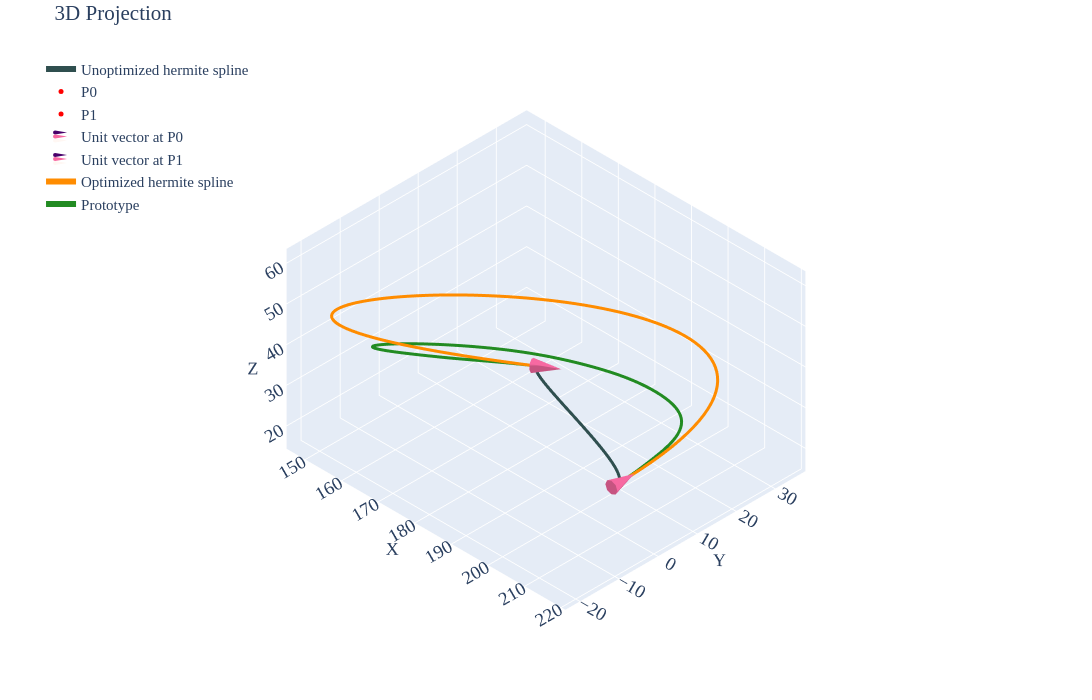

Notebook cell for this chart:
### Markdown cell above
## P2 Case 02

### Code cell
df=pd.read_csv('../data/2810/p2-case2.csv')
prt=df.iloc[10:,2:].reset_index(drop=True)

p0=df.iloc[5,2:].values.astype(float)    # Point0
p1=df.iloc[6,2:].values.astype(float)    # Point1
u0=df.iloc[8,2:].values.astype(float)    # Unit Vector @ Point0
u1=df.iloc[9,2:].values.astype(float)    # Unit Vector @ Point1
m0=df.iloc[2,1]                          # Magnitude for Vector1
m1=df.iloc[3,1]                          # Magnitude for Vector2
u0_init=u0*m0
u1_init=u1*m1
spl=utils.hermite(p0,p1,u0_init,u1_init,num_points=51)

tgt=utils.length(prt.values)             # Target spline length

def obj_fn(mag,prt_pts,p0,p1,u0,u1,n_points=100):
    m0=mag[0]
    m1=mag[1]    
    u0_scld=m0*u0
    u1_scld=m1*u1
    spl=utils.hermite(p0,p1,u0_scld,u1_scld,num_points=n_points)
    dist_err=abs(np.sum((spl-prt_pts)**2))
    return dist_err

def len_up(mag,prt_pts,p0,p1,u0,u1,n_points=100):
    return 2-(utils.length(utils.hermite(p0,p1,mag[0]*u0,mag[1]*u1,num_points=n_points))-utils.length(prt_pts))

def len_lo(mag,prt_pts,p0,p1,u0,u1,n_points=100):
    return 2+(utils.length(utils.hermite(p0,p1,mag[0]*u0,mag[1]*u1,num_points=n_points))-utils.length(prt_pts))

def len_eq(mag,prt_pts,p0,p1,u0,u1,n_points=100):
    return (utils.length(utils.hermite(p0,p1,mag[0]*u0,mag[1]*u1,num_points=n_points))-utils.length(prt_pts))

constraints=[
    {'type':'eq','fun':len_eq,'args':(prt.values,p0,p1,u0,u1)},
    # {'type':'ineq','fun':len_up,'args':(prt.values,p0,p1,u0,u1)},
    # {'type':'ineq','fun':len_lo,'args':(prt.values,p0,p1,u0,u1)}
]

sol=minimize(obj_fn,[1,1],args=(prt.values,p0,p1,u0,u1),method='SLSQP',constraints=constraints)
u0_final=sol.x[0]*u0
u1_final=sol.x[1]*u1
spl=utils.hermite(p0,p1,u0_init,u1_init,num_points=100)
spl_tgt=utils.hermite(p0,p1,u0_final,u1_final,num_points=100)

pd.DataFrame(spl_tgt, columns=['X','Y','Z']).to_csv('../data/2810/opt/p2-case2-opt.csv',index=False)

print(f'Length of the Prototype Spline: {utils.length(prt.values):.5f}')
print(f'Given target spline length: {tgt:.5f}')
print(f'Length of the Hermite Spline: {utils.length(spl.astype(float)):.5f}')
print(f'Achieved Length of the Hermite Spline: {utils.length(spl_tgt.astype(float)):.5f}')
print(f'\nMaximum Distance Deviation: {max(np.linalg.norm(spl_tgt-spl,axis=1)):.4f}')
print(f'Total Distance Deviation: {sum(np.linalg.norm(spl_tgt-spl,axis=1)):.4f}')
print(f'\nComputed Magnitude (M0, M1): {sol.x[0]:.4f}, {sol.x[1]:.4f}')

utils.plotter(spl,p0,p1,u0_init,u1_init,tgt=spl_tgt,prt=prt.values,cne=6,intr='d',tgt_label='Optimized hermite spline')
